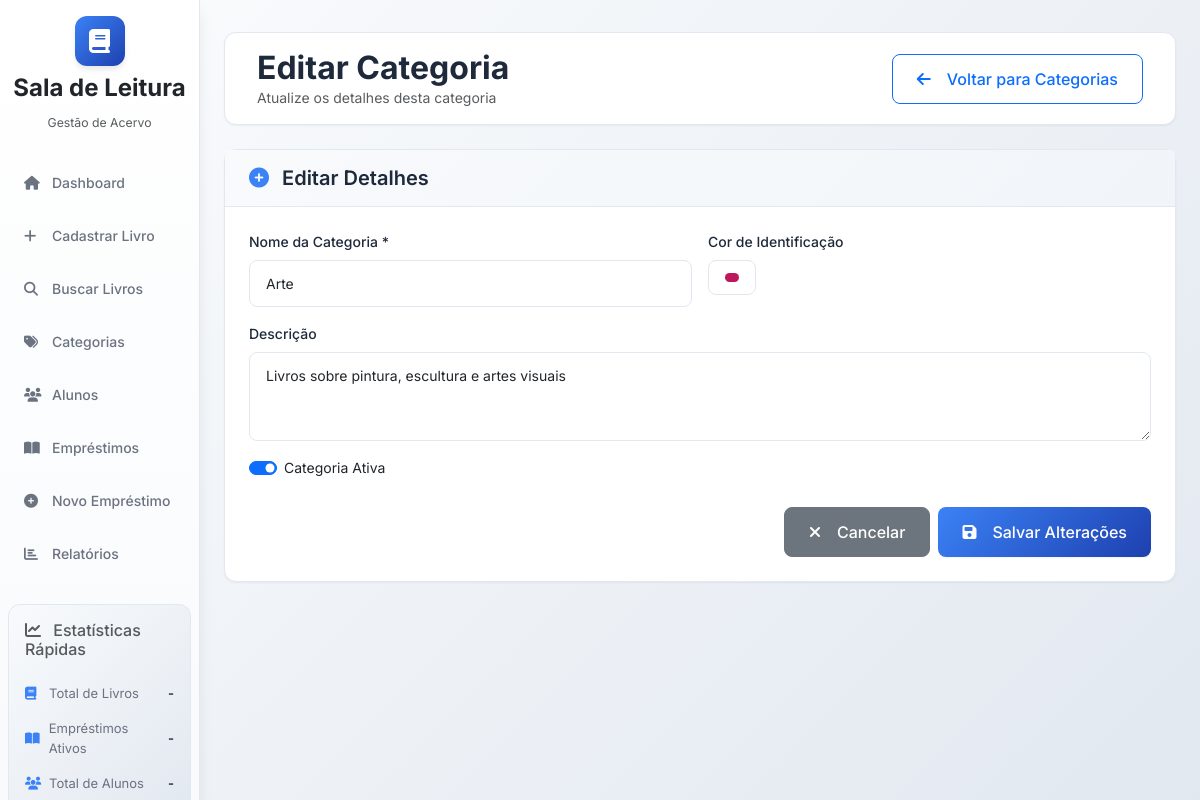
Page /categories/7b9b18d8-3f5d-4e33-859c-8a8fd6e1f43c/edit on the committed database.
### database/models.py (models this page shows, shortened)
class Category(db.Model):
    __tablename__ = 'categories'
    id = db.Column(db.String(36), primary_key=True, default=generate_uuid)
    name = db.Column(db.String(100), nullable=False, unique=True)
    description = db.Column(db.Text)
    color = db.Column(db.String(7), default='#3b82f6')
    active = db.Column(db.Boolean, default=True)
    created_date = db.Column(db.DateTime, default=datetime.utcnow)
    updated_date = db.Column(db.DateTime, default=datetime.utcnow, onupdate=datetime.utcnow)
    books = db.relationship('Book', backref='category_obj', lazy=True)

### app.py (the view, shortened to what this page needs)
    @app.route('/categories/<category_id>/edit', methods=['GET', 'POST'])
    def edit_category(category_id):
        category = Category.query.get_or_404(category_id)
        return render_template('categories/add_category.html', category=category)

### templates/categories/add_category.html (shortened to what this page needs)
{% extends "base.html" %}
{% block content %}
<div class="main-header d-flex justify-content-between align-items-center py-3 mb-4">
    <div>
        <h1 class="h2 mb-0">
            {% if category %}Editar Categoria{% else %}Nova Categoria{% endif %}
        </h1>
        <p class="text-muted mb-0">
            {% if category %}Atualize os detalhes desta categoria{% else %}Crie um novo gênero para organizar os livros{% endif %}
        </p>
    </div>
    <a href="{{ url_for('categories') }}" class="btn btn-outline-primary">
        <i class="fas fa-arrow-left me-2"></i>
        Voltar para Categorias
    </a>
</div>
<div class="card fade-in">
    <div class="card-header">
        <h5 class="mb-0">
            <i class="fas fa-plus-circle text-primary me-2"></i>
            {% if category %}Editar Detalhes{% else %}Detalhes da Categoria{% endif %}
        </h5>
    </div>
    <div class="card-body">
        <form method="POST">
            <div class="row g-3">
                <div class="col-md-6">
                    <label for="name" class="form-label">Nome da Categoria *</label>
                    <input type="text" class="form-control" name="name" required
                           value="{{ category.name if category else '' }}" placeholder="Ex: Fantasia, Aventura, Biografia...">
                </div>
                <div class="col-md-6">
                    <label for="color" class="form-label">Cor de Identificação</label>
                    <input type="color" class="form-control form-control-color" name="color"
                           value="{{ category.color if category else '#3b82f6' }}" title="Escolha uma cor">
                </div>
                <div class="col-12">
                    <label for="description" class="form-label">Descrição</label>
                    <textarea class="form-control" name="description" rows="3"
                              placeholder="Descreva brevemente este gênero literário.">{{ category.description if category else '' }}</textarea>
                </div>
                <div class="col-12">
                    <div class="form-check form-switch">
                        <input class="form-check-input" type="checkbox" role="switch" name="active" id="activeSwitch"
                               {% if category and category.active %}checked{% endif %}>
                        <label class="form-check-label" for="activeSwitch">Categoria Ativa</label>
                    </div>
                </div>
            </div>
            <div class="mt-4 d-flex justify-content-end gap-2">
                <a href="{{ url_for('categories') }}" class="btn btn-secondary">
                    <i class="fas fa-times me-2"></i>
                    Cancelar
                </a>
                <button type="submit" class="btn btn-primary">
                    <i class="fas fa-save me-2"></i>
                    {% if category %}Salvar Alterações{% else %}Criar Categoria{% endif %}
                </button>
            </div>
        </form>
    </div>
</div>
{% endblock %}

### static/css/style.css (style rules this page uses)
:root { --primary-color: #3b82f6; --secondary-color: #6b7280; --success-color: #10b981; --warning-color: #f59e0b; --danger-color: #ef4444; --info-color: #06b6d4; --light-color: #f8fafc; --dark-color: #1e293b; --border-color: #e2e8f0; --shadow-sm: 0 1px 2px 0 rgba(0, 0, 0, 0.05); --shadow-md: 0 4px 6px -1px rgba(0, 0, 0, 0.1); --shadow-lg: 0 10px 15px -3px rgba(0, 0, 0, 0.1); }
* { margin: 0; padding: 0; box-sizing: border-box; }
body { font-family: 'Inter', sans-serif; font-size: 14px; line-height: 1.5; color: var(--dark-color); background: linear-gradient(135deg, #f8fafc 0%, #e2e8f0 100%); min-height: 100vh; }
.main-header { background: white; border-radius: 12px; padding: 2rem; margin-bottom: 2rem; box-shadow: var(--shadow-sm); border: 1px solid var(--border-color); }
.main-header h1 { color: var(--dark-color); font-weight: 700; margin-bottom: 0.5rem; }
.card { border: 1px solid var(--border-color); border-radius: 12px; box-shadow: var(--shadow-sm); background: white; transition: all 0.2s ease; }
.card-header { background: linear-gradient(135deg, #f8fafc 0%, #f1f5f9 100%); border-bottom: 1px solid var(--border-color); padding: 1rem 1.5rem; border-radius: 12px 12px 0 0; }
.card-header h5 { font-weight: 600; color: var(--dark-color); margin: 0; }
.card-body { padding: 1.5rem; }
.form-control { border: 1px solid var(--border-color); border-radius: 8px; padding: 0.75rem 1rem; font-size: 14px; transition: all 0.2s ease; }
.form-label { font-weight: 500; color: var(--dark-color); margin-bottom: 0.5rem; }
.btn { border-radius: 8px; font-weight: 500; padding: 0.75rem 1.5rem; transition: all 0.2s ease; display: inline-flex; align-items: center; gap: 0.5rem; }
.btn-primary { background: linear-gradient(135deg, var(--primary-color) 0%, #1e40af 100%); border: none; color: white; box-shadow: var(--shadow-sm); }
.fade-in { animation: fadeIn 0.6s ease-out; }
.text-primary { color: var(--primary-color) !important; }

### rows in the picture
Category: name "Arte", color "#be185d", description "Livros sobre pintura, escultura e artes visuais", active "☑"
